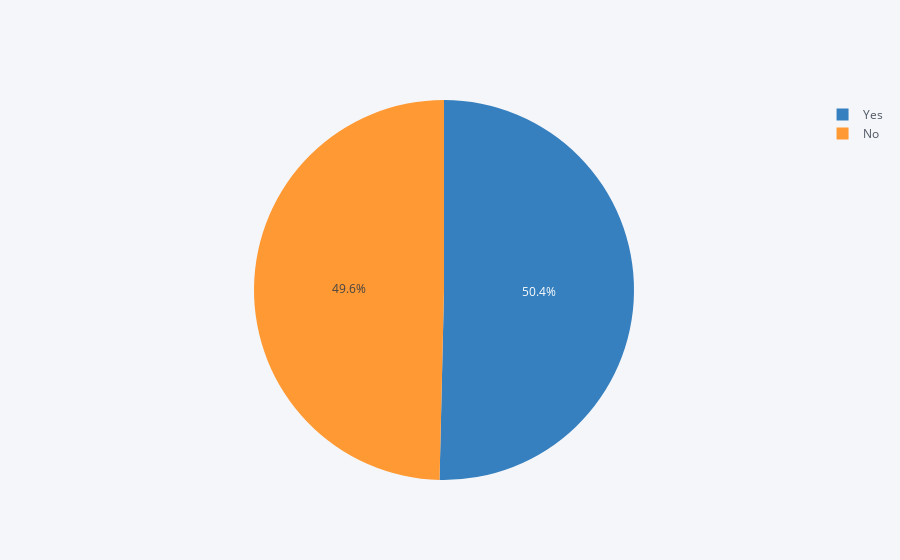

The cell this chart's notebook holds for it:
### Code cell
leather = df.groupby(df['leather_interior'])['Price'].mean() 
df_leather = pd.DataFrame({'labels': leather.index, 'values': leather.values})
df_leather.iplot(kind='pie', labels='labels', values='values')

### Figure 1 — Plotly figure (JSON) as saved in the notebook; plotly's stock layout.template omitted (floating-point values rounded to 4 significant figures)
{"data": [{"labels": ["No", "Yes"], "marker": {"colors": ["rgba(255, 153, 51, 1.0)", "rgba(55, 128, 191, 1.0)"]}, "name": "", "type": "pie", "values": [18320.0, 18600.0]}], "layout": {"legend": {"bgcolor": "#F5F6F9", "font": {"color": "#4D5663"}}, "paper_bgcolor": "#F5F6F9", "plot_bgcolor": "#F5F6F9", "titlefont": {"color": "#4D5663"}}}
